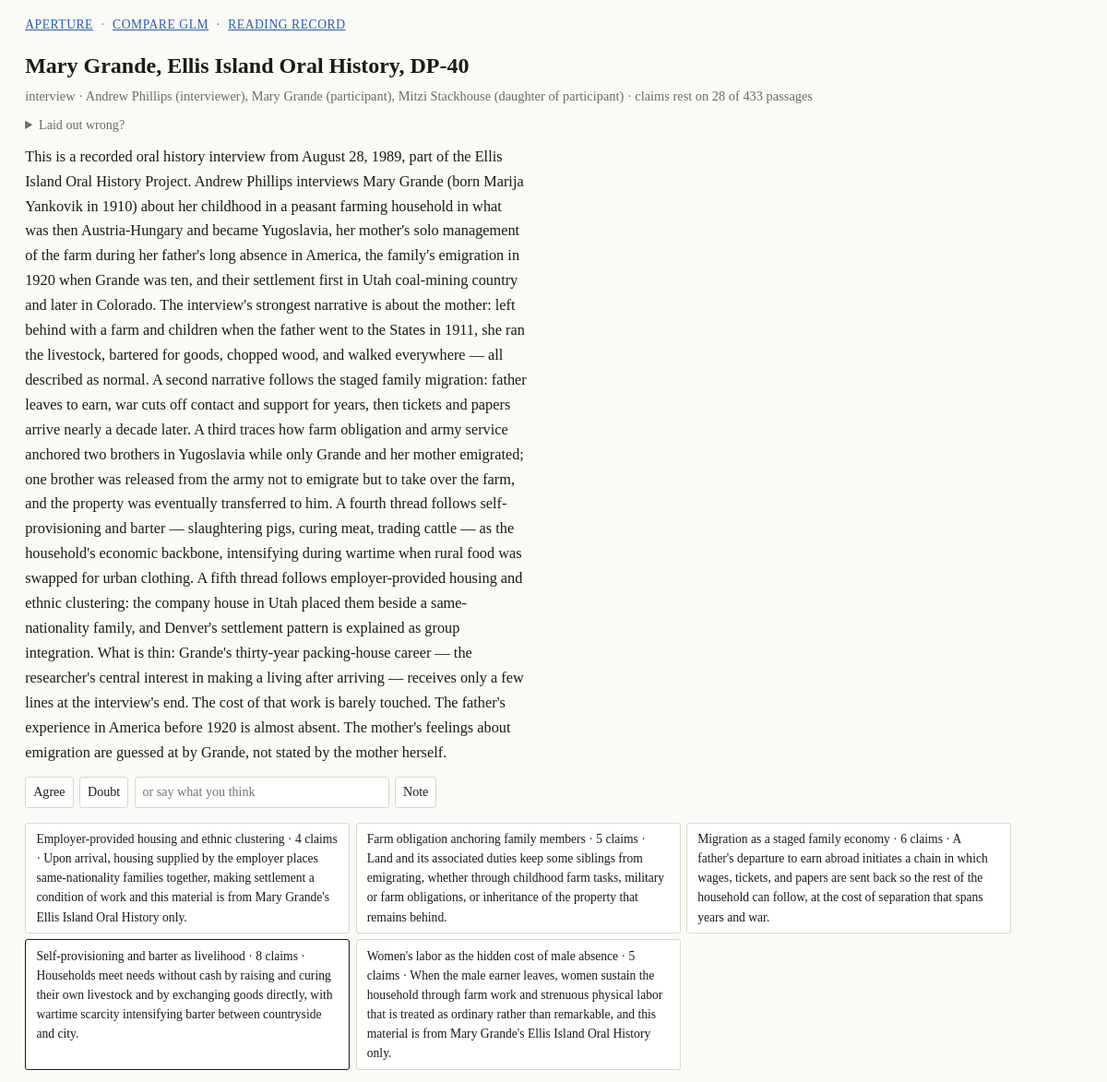
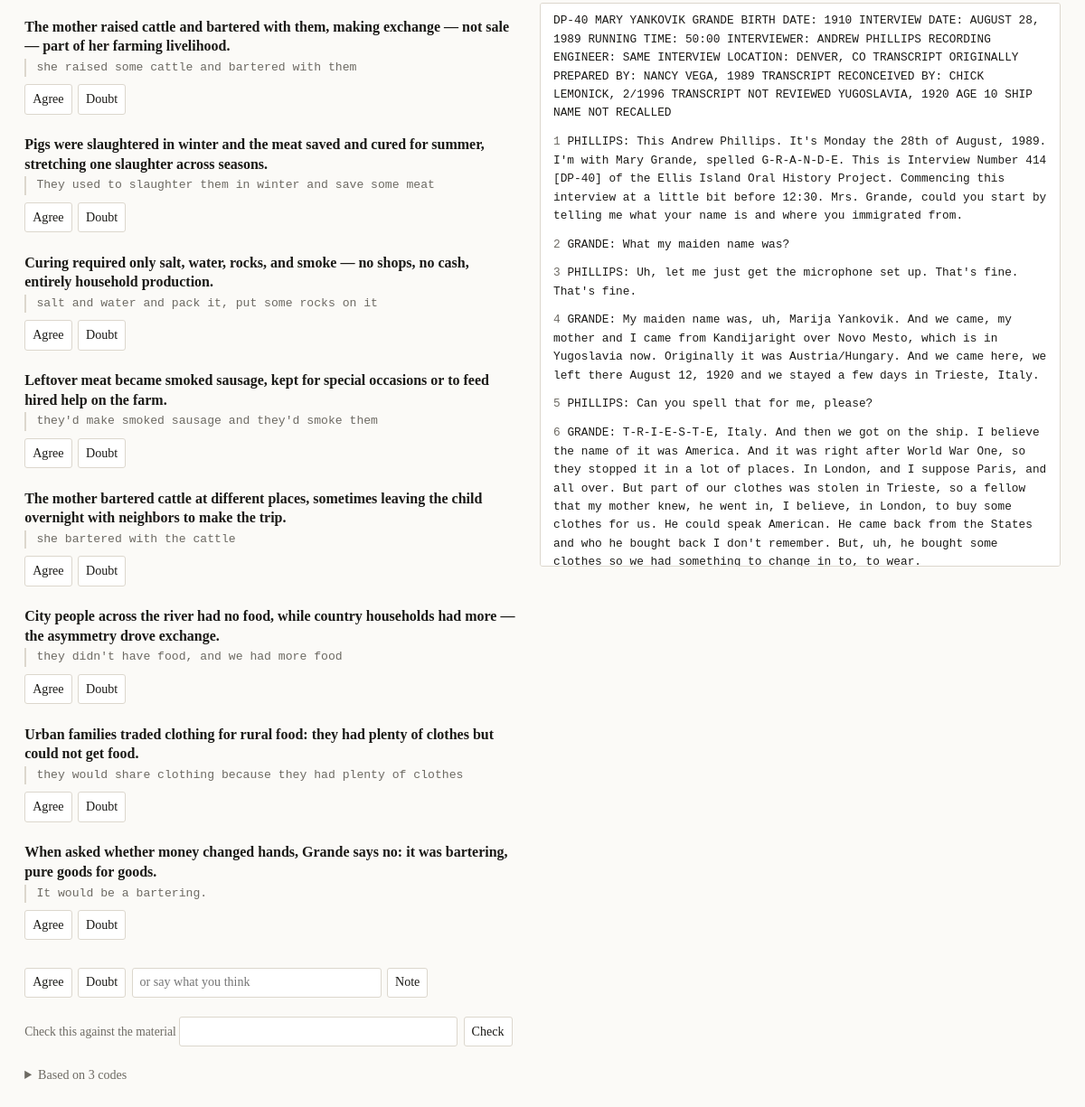
/p/p19076886a4/m/m69e0431111?thread=t3b015e04c7, run on the app's committed database (2 pictures, top to bottom).
### tables this page shows
CREATE TABLE project (
    id TEXT PRIMARY KEY, name TEXT NOT NULL, focus TEXT DEFAULT '',
    brief TEXT DEFAULT '', created_at TEXT NOT NULL);

CREATE TABLE material (
    id TEXT PRIMARY KEY, project_id TEXT NOT NULL, name TEXT NOT NULL, text TEXT NOT NULL,
    kind TEXT DEFAULT '', display TEXT DEFAULT 'plain', title TEXT DEFAULT '',
    state TEXT NOT NULL DEFAULT 'added', created_at TEXT NOT NULL);

CREATE TABLE person (
    material_id TEXT NOT NULL, name TEXT NOT NULL, aliases TEXT DEFAULT '',
    role TEXT DEFAULT '', PRIMARY KEY (material_id, name));

CREATE TABLE summary (
    id TEXT PRIMARY KEY, scope TEXT NOT NULL, ref_id TEXT NOT NULL, stage TEXT NOT NULL,
    text TEXT NOT NULL, run_id TEXT, status TEXT NOT NULL DEFAULT 'live');

CREATE TABLE theme (
    id TEXT PRIMARY KEY, project_id TEXT NOT NULL, name TEXT NOT NULL, gist TEXT DEFAULT '',
    status TEXT NOT NULL DEFAULT 'live', merged_into TEXT);

CREATE TABLE moment (
    id TEXT PRIMARY KEY, material_id TEXT NOT NULL, theme_id TEXT NOT NULL, sid TEXT NOT NULL,
    position INTEGER NOT NULL, claim TEXT NOT NULL, anchor TEXT NOT NULL,
    run_id TEXT, status TEXT NOT NULL DEFAULT 'live');

CREATE TABLE sentence (
    material_id TEXT NOT NULL, idx INTEGER NOT NULL, sid TEXT NOT NULL,
    turn_idx INTEGER, speaker TEXT DEFAULT '', text TEXT NOT NULL,
    PRIMARY KEY (material_id, sid));

### app/pages.py (the view)
@router.get("/p/{pid}/m/{mid}", response_class=HTMLResponse)
def material(pid: str, mid: str, thread: str | None = None) -> str:
    return _render("material.html", context.material_page(connection(), pid, mid, thread))

### app/templates/material.html (shortened to what this page needs)
{% extends "base.html" %}
{% block main %}
<h1 class="material">{{ (material.title or material.name) | txt }}</h1>
<p class="meta">
  {{ material.kind or 'material' }}
  {% if people %}·
    {% for p in people %}<span class="material">{{ p.name | txt }}</span>{% if p.role %} <span class="dim">({{ p.role }})</span>{% endif %}{% if not loop.last %}, {% endif %}{% endfor %}
  {% endif %}
  · {{ derivation }}
</p>
<details class="reframe">
  <summary>Laid out wrong?</summary>
</details>
{% if summary %}
<div class="summary">{{ summary_html }}</div>
<form method="post" action="/p/{{ project.id }}/react" class="row">
  <button name="kind" value="agree">Agree</button>
  <button name="kind" value="doubt">Doubt</button>
  <input name="text" size="30" placeholder="or say what you think">
  <button name="kind" value="note">Note</button>
</form>
{% endif %}
{% if cards %}
<nav class="stack">
{% for c in cards %}
  <a class="gist card{% if selected and c.id == selected.id %} on{% endif %}"
     href="/p/{{ project.id }}/m/{{ material.id }}?thread={{ c.id }}">{{ c.name | txt }}
     · {{ c.moments | length }} claims · {{ c.gist | txt }}</a>
{% endfor %}
</nav>
{% else %}
<p class="dim">Nothing read here yet.</p>
{% endif %}
{% if selected %}
<div class="cols">
  <section class="side">
    <ol class="claims">
    {% for x in selected.moments %}
      <li>
        <p class="claim">{{ x.claim | txt }}</p>
        <blockquote class="quote"><a href="#{{ x.sid }}">{{ x.anchor | txt }}</a></blockquote>
        <form method="post" action="/p/{{ project.id }}/react" class="row">
          <button name="kind" value="agree">Agree</button>
          <button name="kind" value="doubt">Doubt</button>
        </form>
      </li>
    {% endfor %}
    </ol>
  </section>
  <section class="side text">
  {% for b in blocks %}
    <pre class="material">{% if b.n %}<b>{{ b.n }}</b> {% endif %}{{ b.html }}</pre>
  {% endfor %}
  </section>
</div>
<form method="post" action="/p/{{ project.id }}/react" class="row">
  <button name="kind" value="agree">Agree</button>
  <button name="kind" value="doubt">Doubt</button>
  <input name="text" size="30" placeholder="or say what you think">
  <button name="kind" value="note">Note</button>
</form>
<form method="post" action="/p/{{ project.id }}/check" class="row">
  <label>Check this against the material <input name="question" size="34"></label>
  <button>Check</button>
</form>
<details>
  <summary>Based on {{ selected.codes | length }} codes</summary>
</details>
{% endif %}
{% endblock %}

### app/templates/base.html (shortened to what this page needs)
<!doctype html>
<html lang="en">
<link rel="stylesheet" href="/static/aperture.css">
<body>
<header class="top">
  <a href="/">{{ app_name }}</a>
  {% if project %}
  · <a href="/p/{{ project.id }}">{{ project.name | txt }}</a>
  · <a href="/p/{{ project.id }}/export.md">Reading record</a>
  {% endif %}
</header>
<main>
{% block main %}{% endblock %}
</main>
</body>
</html>

### app/static/aperture.css (style rules this page uses)
:root { color-scheme: light dark; --bg: #fbfaf7; --ink: #1b1a17; --dim: #6d6a63; --line: #dcd7cd; --card: #ffffff; --mark: #f6e6a8; --tint: #cfe6fb; --link: #2a5cab; }
* { box-sizing: border-box }
body { margin: 0; background: var(--bg); color: var(--ink); font: 16px/1.55 Charter, Georgia, "Iowan Old Style", serif; }
main, .top, .run { max-width: 74rem; margin: 0 auto; padding: 0 1.2rem }
.top { display: flex; gap: .5rem; align-items: baseline; padding-top: 1rem; color: var(--dim); font-size: .85rem; letter-spacing: .04em; text-transform: uppercase }
main { padding-bottom: 5rem }
a { color: var(--link) }
h1 { font-size: 1.5rem; margin: 1rem 0 .2rem }
.dim { color: var(--dim) }
.meta { color: var(--dim); font-size: .9rem; margin: .2rem 0 .6rem }
ul, ol { padding-left: 1.2rem }
.mats, .claims, .stack { list-style: none; padding: 0 }
.summary { max-width: 42rem }
.gist { font-weight: normal }
.claim { margin: 0 0 .2rem; font-weight: 600; line-height: 1.35 }
.claims > li { margin: 0 0 1.4rem }
.quote { margin: 0 0 .3rem; padding-left: .7rem; border-left: 2px solid var(--line) }
.quote, .quote a { font-family: ui-monospace, "SF Mono", Menlo, Consolas, monospace; font-size: .82rem; color: var(--dim); text-decoration: none }
.text { background: var(--card); border: 1px solid var(--line); border-radius: 3px; padding: .6rem .9rem; max-height: 78vh; overflow-y: auto }
pre.material { font-family: ui-monospace, "SF Mono", Menlo, Consolas, monospace; font-size: .8rem; line-height: 1.6; white-space: pre-wrap; margin: 0 0 .7rem }
pre.material b { color: var(--dim); font-weight: normal }
.stack { display: flex; flex-wrap: wrap; gap: .4rem; margin: 0 0 1rem }
.card { display: block; padding: .4rem .7rem; border: 1px solid var(--line); border-radius: 3px; background: var(--card); color: inherit; text-decoration: none; font-size: .85rem; max-width: 22rem }
.card.on { border-color: var(--ink) }
.cols { display: flex; gap: 1.5rem; align-items: flex-start }
.side { flex: 1 1 0; min-width: 0 }
form { margin: .5rem 0 1rem }
form.row { display: flex; flex-wrap: wrap; gap: .4rem; align-items: center }
label { display: block; margin: .3rem 0; color: var(--dim); font-size: .85rem }
input, textarea, button { font: inherit; font-size: .88rem; color: inherit; background: var(--card); border: 1px solid var(--line); border-radius: 3px; padding: .3rem .5rem }
button { cursor: pointer }
details { margin: .6rem 0; font-size: .88rem }
summary { cursor: pointer; color: var(--dim) }
.summary { max-width: 34rem; font-size: 1.02rem; line-height: 1.65; }
.summary p { margin: 0 0 .8em; }

### data on the page
project: name|txt "COMPARE GLM"
material: title "Mary Grande, Ellis Island Oral History, DP-40", kind "interview"
person: name|txt "Andrew Phillips", role "interviewer"
person: name|txt "Mary Grande", role "participant"
person: name|txt "Mitzi Stackhouse", role "daughter of participant"
summary: text "This is a recorded oral history interview from August 28, 1989, part of the Ellis Island Oral History Project. Andrew Phillips interviews Mary Grande (born Marija Yankovik in 1910) about her childhood in a peasant farming household in what was then Austria-Hungary and became Yugoslavia, her mother's solo management of the farm during her father's long absence in America, the family's emigration in 1920 when Grande was ten, and their settlement first in Utah coal-mining country and later in Colorado. The interview's strongest narrative is about the mother: left behind with a farm and children when the father went to the States in 1911, she ran the livestock, bartered for goods, chopped wood,…"
theme: name|txt "Employer-provided housing and ethnic clustering", moments|length "4", gist|txt "Upon arrival, housing supplied by the employer places same-nationality families together, making settlement a condition of work and this material is from Mary Grande's Ellis Island Oral History only."
theme: name|txt "Farm obligation anchoring family members", moments|length "5", gist|txt "Land and its associated duties keep some siblings from emigrating, whether through childhood farm tasks, military or farm obligations, or inheritance of the property that remains behind."
theme: name|txt "Migration as a staged family economy", moments|length "6", gist|txt "A father's departure to earn abroad initiates a chain in which wages, tickets, and papers are sent back so the rest of the household can follow, at the cost of separation that spans years and war."
theme: name|txt "Self-provisioning and barter as livelihood", moments|length "8", gist|txt "Households meet needs without cash by raising and curing their own livestock and by exchanging goods directly, with wartime scarcity intensifying barter between countryside and city."
theme: name|txt "Women's labor as the hidden cost of male absence", moments|length "5", gist|txt "When the male earner leaves, women sustain the household through farm work and strenuous physical labor that is treated as ordinary rather than remarkable, and this material is from Mary Grande's Ellis Island Oral History only."
moment: claim|txt "The mother raised cattle and bartered with them, making exchange — not sale — part of her farming livelihood.", anchor|txt "she raised some cattle and bartered with them"
moment: claim|txt "Pigs were slaughtered in winter and the meat saved and cured for summer, stretching one slaughter across seasons.", anchor|txt "They used to slaughter them in winter and save some meat"
moment: claim|txt "Curing required only salt, water, rocks, and smoke — no shops, no cash, entirely household production.", anchor|txt "salt and water and pack it, put some rocks on it"
moment: claim|txt "Leftover meat became smoked sausage, kept for special occasions or to feed hired help on the farm.", anchor|txt "they'd make smoked sausage and they'd smoke them"
moment: claim|txt "The mother bartered cattle at different places, sometimes leaving the child overnight with neighbors to make the trip.", anchor|txt "she bartered with the cattle"
moment: claim|txt "City people across the river had no food, while country households had more — the asymmetry drove exchange.", anchor|txt "they didn't have food, and we had more food"
moment: claim|txt "Urban families traded clothing for rural food: they had plenty of clothes but could not get food.", anchor|txt "they would share clothing because they had plenty of clothes"
moment: claim|txt "When asked whether money changed hands, Grande says no: it was bartering, pure goods for goods.", anchor|txt "It would be a bartering."
sentence: n "2", html "GRANDE: What my maiden name was?"
sentence: n "5", html "PHILLIPS: Can you spell that for me, please?"

### other printed values
{{ app_name }} "APERTURE"
{{ derivation }} "claims rest on 28 of 433 passages"
{{ b.n }} "1" "3" "4" "6"
{{ b.html }} "PHILLIPS: Uh, let me just get the microphone set up. That's fine. That's fine."
{{ selected.codes | length }} "3"
